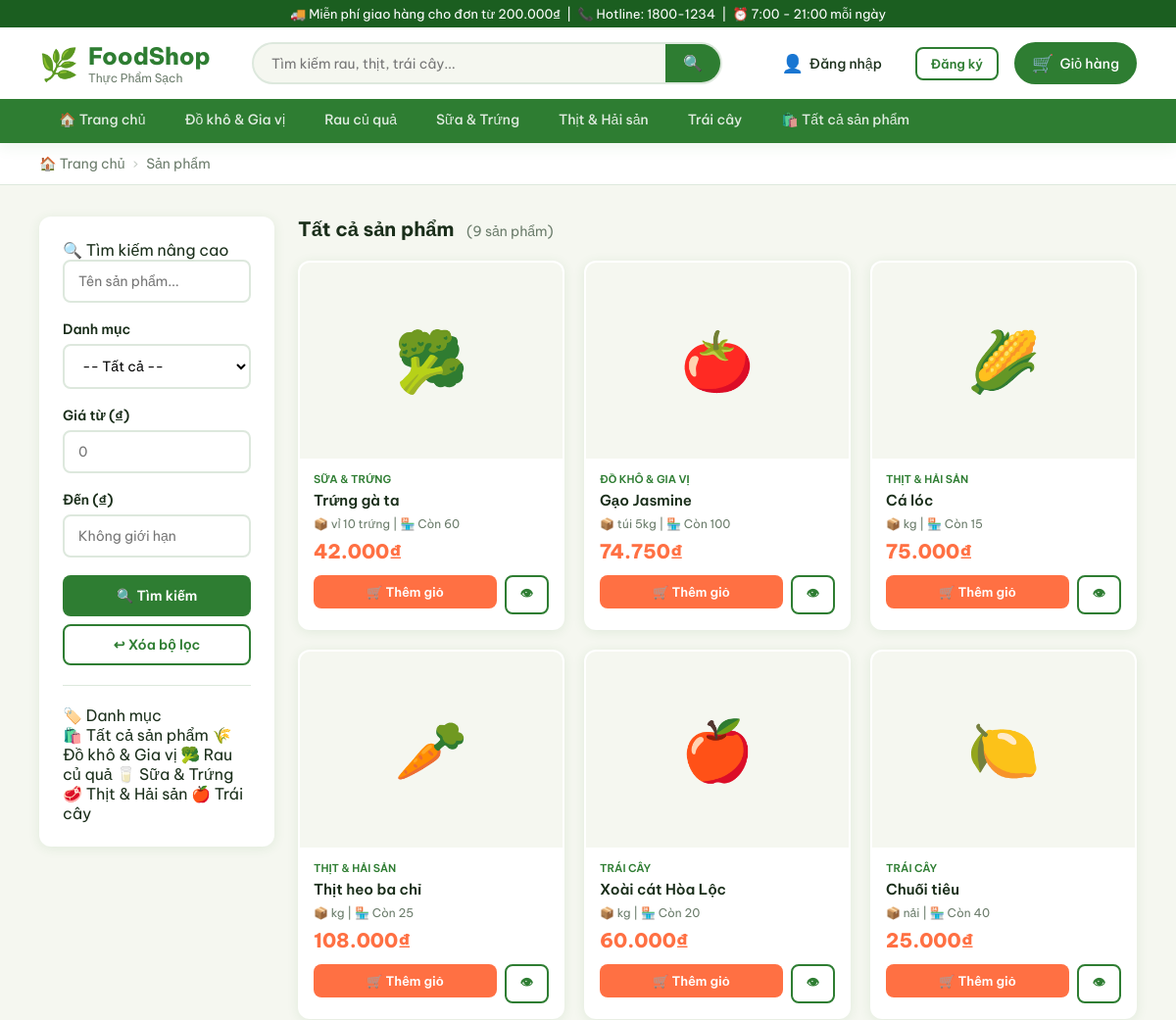
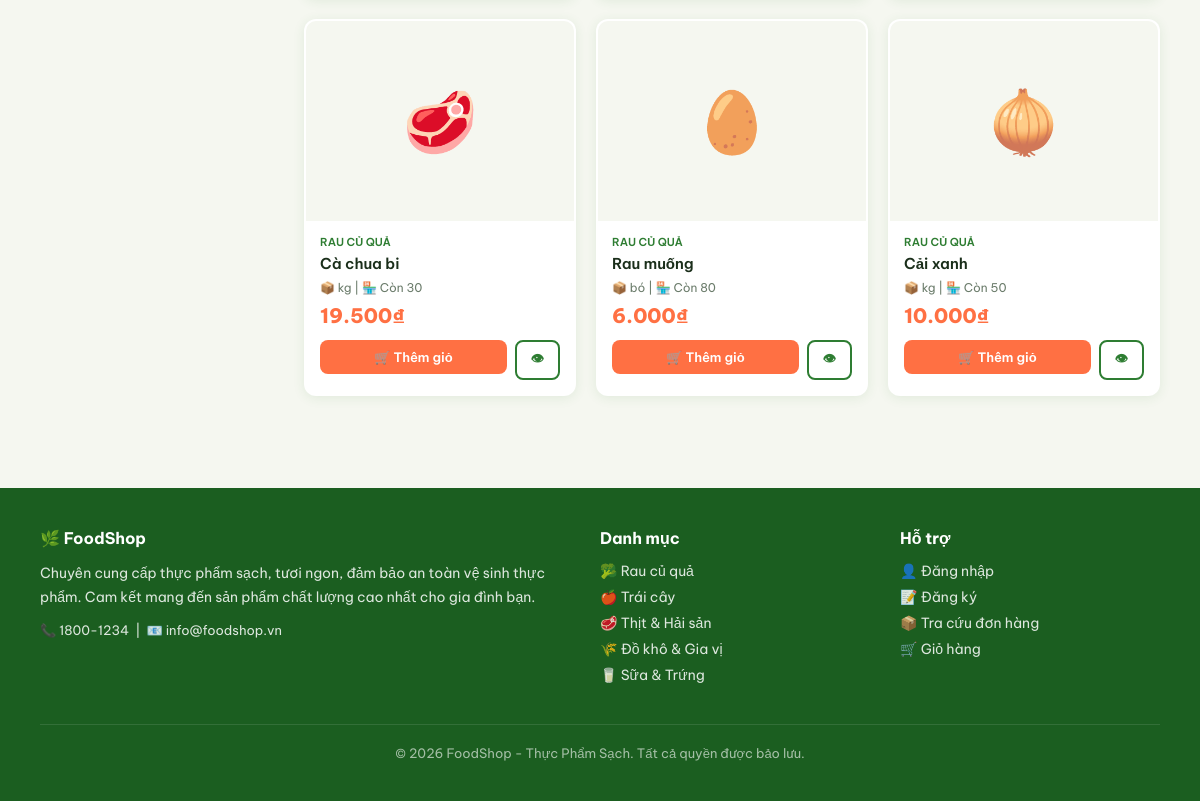
/products.php, run on the app's committed database (2 pictures, top to bottom).
### tables this page shows
CREATE TABLE categories (
    id INT AUTO_INCREMENT PRIMARY KEY,
    name VARCHAR(200) NOT NULL,
    slug VARCHAR(200),
    description TEXT,
    status ENUM('show','hide') DEFAULT 'show',
    profit_rate DECIMAL(5,2) DEFAULT 20.00
);

CREATE TABLE products (
    id INT AUTO_INCREMENT PRIMARY KEY,
    category_id INT NOT NULL,
    code VARCHAR(50) UNIQUE NOT NULL,
    name VARCHAR(300) NOT NULL,
    description TEXT,
    unit VARCHAR(50) DEFAULT 'kg',
    image VARCHAR(300),
    cost_price DECIMAL(12,2) DEFAULT 0,
    profit_rate DECIMAL(5,2) DEFAULT 20.00,
    sell_price DECIMAL(12,2) DEFAULT 0,
    stock INT DEFAULT 0,
    status ENUM('show','hide') DEFAULT 'show',
    created_at TIMESTAMP DEFAULT CURRENT_TIMESTAMP,
    FOREIGN KEY (category_id) REFERENCES categories(id)
);

### config/functions.php (called while the page is built, shortened)
<?php
function formatPrice($price) {
    return number_format($price, 0, ',', '.') . '₫';
}
function sanitize($str) {
    return htmlspecialchars(trim($str), ENT_QUOTES, 'UTF-8');
}
function isLoggedIn() {
    return isset($_SESSION['user_id']);
}
function getCategories($pdo) {
    return $pdo->query("SELECT * FROM categories WHERE status='show' ORDER BY name")->fetchAll();
}

### products.php (the view, shortened to what this page needs)
<?php
require_once 'includes/header.php';
$per_page = 12;
$page = max(1, (int)($_GET['page'] ?? 1));
$offset = ($page - 1) * $per_page;
$q = trim($_GET['q'] ?? '');
$cat_id = (int)($_GET['cat'] ?? 0);
$min_price = (int)($_GET['min'] ?? 0);
$max_price = (int)($_GET['max'] ?? 0);
$where = ["p.status = 'show'"];
$params = [];
$where_sql = 'WHERE ' . implode(' AND ', $where);
$count_stmt = $pdo->prepare("SELECT COUNT(*) FROM products p JOIN categories c ON p.category_id=c.id $where_sql");
$count_stmt->execute($params);
$total = $count_stmt->fetchColumn();
$params_page = array_merge($params, [$per_page, $offset]);
$stmt = $pdo->prepare("SELECT p.*, c.name as cat_name FROM products p
    JOIN categories c ON p.category_id=c.id
    $where_sql ORDER BY p.id DESC LIMIT ? OFFSET ?");
$stmt->execute($params_page);
$products = $stmt->fetchAll();
$prod_icons = ['🥦','🍅','🌽','🥕','🍎','🍋','🥩','🥚','🧅','🫛','🥑','🍊'];
?>
<div class="breadcrumb">
    <a href="/shop/index.php">🏠 Trang chủ</a>
    <span class="sep">›</span>
    <span>Sản phẩm<?= $cat_id ? ' / ' . sanitize($cat_name ?? '') : '' ?></span>
</div>
<div class="page-layout">
    <aside>
        <div class="card">
            <div class="card-body">
                <form action="/shop/products.php" method="GET">
                    <div class="sidebar-title">🔍 Tìm kiếm nâng cao</div>
                    <div class="form-group">
                        <input type="text" name="q" class="form-control" placeholder="Tên sản phẩm..." value="<?= sanitize($q) ?>">
                    </div>
                    <div class="form-group">
                        <label>Danh mục</label>
                        <select name="cat" class="form-control">
                            <option value="">-- Tất cả --</option>
                        </select>
                    </div>
                    <div class="form-group">
                        <label>Giá từ (₫)</label>
                        <input type="number" name="min" class="form-control" placeholder="0" value="<?= $min_price ?: '' ?>">
                    </div>
                    <div class="form-group">
                        <label>Đến (₫)</label>
                        <input type="number" name="max" class="form-control" placeholder="Không giới hạn" value="<?= $max_price ?: '' ?>">
                    </div>
                    <button type="submit" class="btn btn-primary btn-full">🔍 Tìm kiếm</button>
                    <a href="/shop/products.php" class="btn btn-outline btn-full mt-1">↩ Xóa bộ lọc</a>
                </form>
                <hr style="margin:20px 0; border:none; border-top:1px solid var(--border)">
                <div class="sidebar-title">🏷️ Danh mục</div>
                <a href="/shop/products.php" class="cat-link <?= !$cat_id?'active':'' ?>">🛍️ Tất cả sản phẩm</a>
                <?php
                $cat_icons = [1=>'🥦', 2=>'🍎', 3=>'🥩', 4=>'🌾', 5=>'🥛'];
                foreach ($categories as $cat): ?>
                <a href="/shop/products.php?cat=<?= $cat['id'] ?>"
                   class="cat-link <?= $cat_id==$cat['id']?'active':'' ?>">
                    <?= ($cat_icons[$cat['id']] ?? '🌿') . ' ' . sanitize($cat['name']) ?>
                </a>
                <?php endforeach; ?>
            </div>
        </div>
    </aside>
    <div>
        <div style="display:flex; justify-content:space-between; align-items:center; margin-bottom:20px;">
            <h2 style="font-size:20px; font-weight:700;">
                <?= $q ? "Kết quả tìm \"" . sanitize($q) . "\"" : ($cat_id ? sanitize($cat_name??'Sản phẩm') : 'Tất cả sản phẩm') ?>
                <span style="font-size:14px; font-weight:400; color:var(--text-muted); margin-left:8px;">(<?= $total ?> sản phẩm)</span>
            </h2>
        </div>
        <?php if (empty($products)): ?>
        <div class="card">
            <div class="empty-state">
                <div class="icon">😔</div>
                <h3>Không tìm thấy sản phẩm</h3>
                <p>Hãy thử từ khóa khác hoặc xóa bộ lọc</p>
                <a href="/shop/products.php" class="btn btn-primary mt-2">Xem tất cả</a>
            </div>
        </div>
        <?php else: ?>
        <div class="product-grid">
            <?php foreach ($products as $i => $p): ?>
            <div class="product-card">
                <a href="/shop/product.php?id=<?= $p['id'] ?>">
                    <div class="img-wrap">
                        <?php if ($p['image'] && file_exists(__DIR__.'/uploads/products/'.$p['image'])): ?>
                            <img src="/shop/uploads/products/<?= $p['image'] ?>" alt="<?= sanitize($p['name']) ?>">
                        <?php else: ?>
                            <?= $prod_icons[$i % count($prod_icons)] ?>
                        <?php endif; ?>
                    </div>
                </a>
                <div class="card-body">
                    <div class="prod-cat"><?= sanitize($p['cat_name']) ?></div>
                    <a href="/shop/product.php?id=<?= $p['id'] ?>">
                        <div class="prod-name"><?= sanitize($p['name']) ?></div>
                    </a>
                    <div class="prod-unit">📦 <?= sanitize($p['unit']) ?> | 🏪 Còn <?= $p['stock'] ?></div>
                    <div class="prod-price"><?= formatPrice($p['sell_price']) ?></div>
                    <?php if ($p['stock'] > 0): ?>
                    <div class="card-actions">
                        <form action="/shop/cart_action.php" method="POST" style="flex:1">
                            <button type="submit" class="btn btn-accent btn-sm btn-full">🛒 Thêm giỏ</button>
                        </form>
                        <a href="/shop/product.php?id=<?= $p['id'] ?>" class="btn btn-outline btn-sm">👁</a>
                    </div>
                    <?php else: ?>
                    <div class="badge badge-danger" style="width:100%;text-align:center;padding:8px;">Hết hàng</div>
                    <?php endif; ?>
                </div>
            </div>
            <?php endforeach; ?>
        </div>
        <?php endif; ?>
    </div>
</div>
<?php require_once 'includes/footer.php'; ?>

### includes/header.php (shortened to what this page needs)
<?php
require_once __DIR__ . '/../config/db.php';
require_once __DIR__ . '/../config/functions.php';
$categories = getCategories($pdo);
$current_page = basename($_SERVER['PHP_SELF']);
$current_dir = basename(dirname($_SERVER['PHP_SELF']));
?>
<!DOCTYPE html>
<html lang="vi">
<head>
<link rel="stylesheet" href="/shop/assets/css/style.css">
</head>
<body>
<header class="site-header">
    <div class="header-top">
        🚚 Miễn phí giao hàng cho đơn từ 200.000₫ &nbsp;|&nbsp; 📞 Hotline: 1800-1234 &nbsp;|&nbsp; ⏰ 7:00 - 21:00 mỗi ngày
    </div>
    <div class="header-main">
        <a href="/shop/index.php" class="logo">
            <span class="logo-icon">🌿</span>
            <div><div>FoodShop</div><div style="font-size:12px;font-weight:400;color:var(--text-muted)">Thực Phẩm Sạch</div></div>
        </a>
        <form class="search-bar" action="/shop/products.php" method="GET">
            <input type="text" name="q" placeholder="Tìm kiếm rau, thịt, trái cây..." value="<?= sanitize($_GET['q'] ?? '') ?>">
            <button type="submit">🔍</button>
        </form>
        <div class="header-actions">
            <?php if (isLoggedIn()): ?>
                <div class="user-dropdown">
                    <button class="btn-icon">
                        <span class="icon">👤</span>
                        <span><?= sanitize($_SESSION['fullname'] ?? 'Tài khoản') ?></span>
                        <span style="font-size:10px">▼</span>
                    </button>
                    <div class="dropdown-menu">
                        <a href="/shop/profile.php">⚙️ Thông tin cá nhân</a>
                        <a href="/shop/orders.php">📦 Đơn hàng của tôi</a>
                        <hr>
                        <a href="/shop/logout.php">🚪 Đăng xuất</a>
                    </div>
                </div>
            <?php else: ?>
                <a href="/shop/login.php" class="btn-icon"><span class="icon">👤</span> Đăng nhập</a>
                <a href="/shop/register.php" class="btn btn-outline btn-sm">Đăng ký</a>
            <?php endif; ?>
            <a href="/shop/cart.php" class="btn-icon btn-cart" style="position:relative">
                <span class="icon">🛒</span> Giỏ hàng
            </a>
        </div>
    </div>
    <nav class="header-nav">
        <ul class="nav-list">
            <li><a href="/shop/index.php" class="<?= $current_page==='index.php'&&$current_dir!=='shop'||$current_page==='index.php'?'active':'' ?>">🏠 Trang chủ</a></li>
            <?php foreach ($categories as $cat): ?>
                <li><a href="/shop/products.php?cat=<?= $cat['id'] ?>"
                       class="<?= (isset($_GET['cat']) && $_GET['cat']==$cat['id'])?'active':'' ?>">
                    <?= sanitize($cat['name']) ?>
                </a></li>
            <?php endforeach; ?>
            <li><a href="/shop/products.php">🛍️ Tất cả sản phẩm</a></li>
        </ul>
    </nav>
</header>

### data on the page
categories: name "Đồ khô & Gia vị", id "🌾"
categories: name "Rau củ quả", id "🥦"
categories: name "Sữa & Trứng", id "🥛"
categories: name "Thịt & Hải sản", id "🥩"
categories: name "Trái cây", id "🍎"
products: prod_icons "🥦", category.name "SỮA & TRỨNG", name "Trứng gà ta", unit "vỉ 10 trứng", stock "60", sell_price "42.000₫"
products: prod_icons "🍅", category.name "ĐỒ KHÔ & GIA VỊ", name "Gạo Jasmine", unit "túi 5kg", stock "100", sell_price "74.750₫"
products: prod_icons "🌽", category.name "THỊT & HẢI SẢN", name "Cá lóc", unit "kg", stock "15", sell_price "75.000₫"
products: prod_icons "🥕", category.name "THỊT & HẢI SẢN", name "Thịt heo ba chỉ", unit "kg", stock "25", sell_price "108.000₫"
products: prod_icons "🍎", category.name "TRÁI CÂY", name "Xoài cát Hòa Lộc", unit "kg", stock "20", sell_price "60.000₫"
products: prod_icons "🍋", category.name "TRÁI CÂY", name "Chuối tiêu", unit "nải", stock "40", sell_price "25.000₫"
products: prod_icons "🥩", category.name "RAU CỦ QUẢ", name "Cà chua bi", unit "kg", stock "30", sell_price "19.500₫"
products: prod_icons "🥚", category.name "RAU CỦ QUẢ", name "Rau muống", unit "bó", stock "80", sell_price "6.000₫"
products: prod_icons "🧅", category.name "RAU CỦ QUẢ", name "Cải xanh", unit "kg", stock "50", sell_price "10.000₫"

### other printed values
$total "9"
